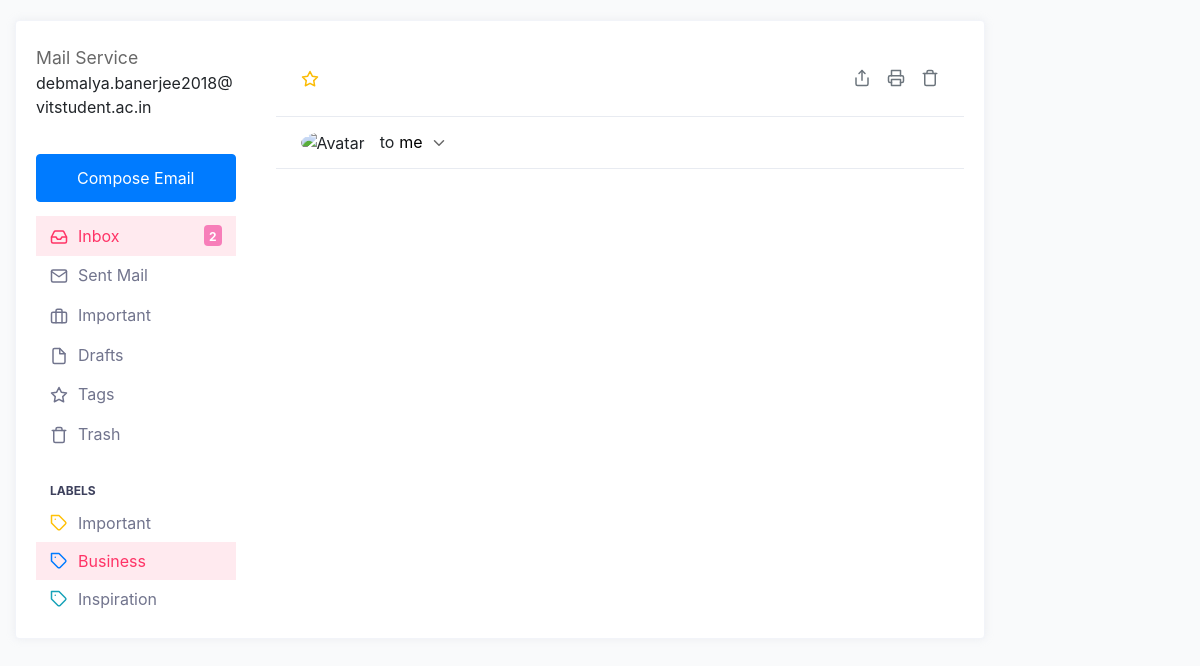
The page /read_email/29 on the database as committed earlier.
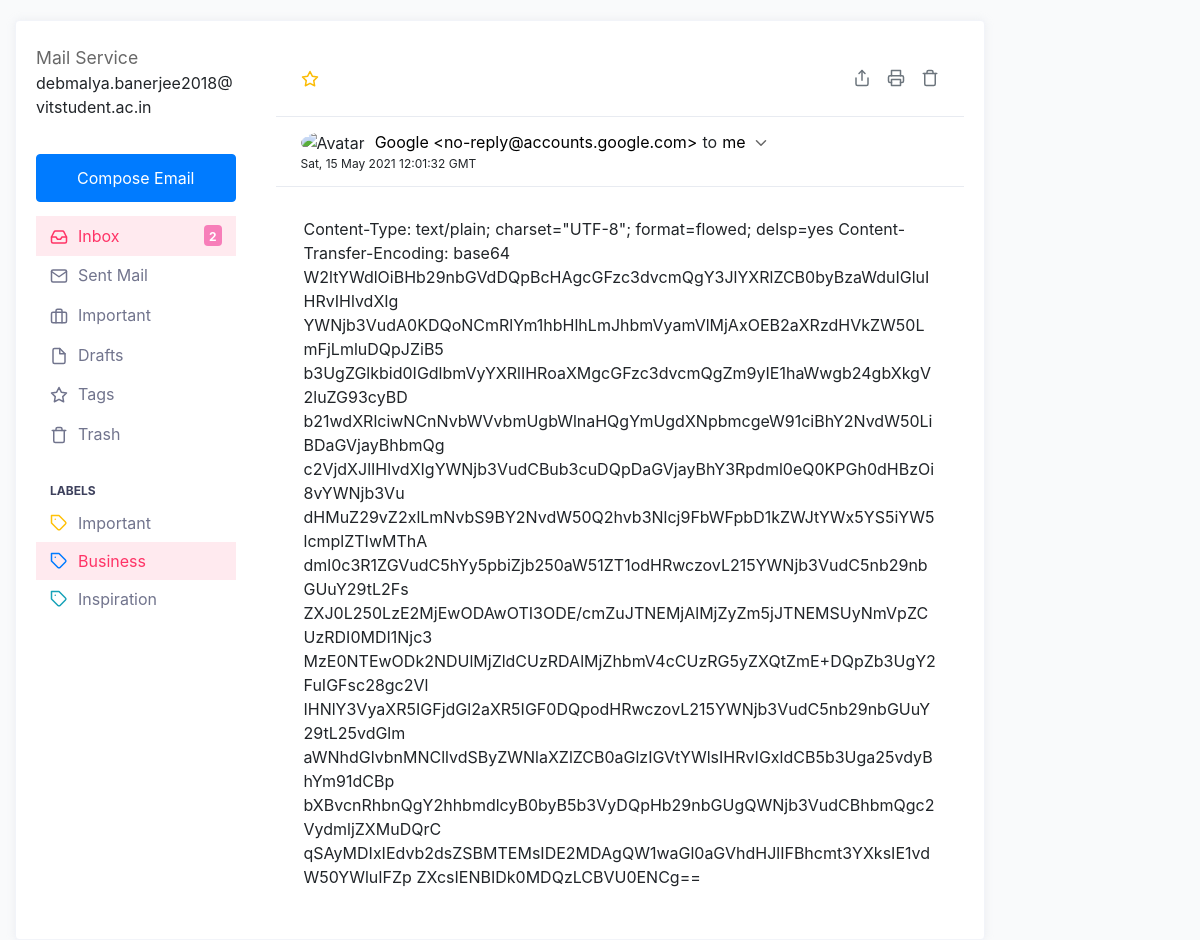
The same page on the database as committed later.
### tables this page shows
CREATE TABLE EMAIL
         (SL_NO INTEGER PRIMARY KEY AUTOINCREMENT,SENDER CHAR(50) NOT NULL,SUBJECT TEXT NOT NULL,DATE Text NOT NULL,MESSAGE_BODY TEXT,PHISHING INT, TEXT_PHISHING INT,URL_PHISHING INT);

### front_end.py (the view)
@app.route('/read_email/<int:id>')
def read_email(id):
    con = sql.connect("D:/Projects/Phishing-email-detection/Flask_Application/email_db.db")
    con.row_factory = sql.Row
    cur = con.cursor()
    cur.execute("select * from EMAIL where SL_NO = ?",(id,))
    rows = cur.fetchone()
    return render_template("read_email.html",rows = rows)

### templates/read_email.html (shortened to what this page needs)
<!DOCTYPE html>
<html lang="en">
<head>
    <link href="http://netdna.bootstrapcdn.com/bootstrap/4.4.1/css/bootstrap.min.css" rel="stylesheet">
</head>
<body>
<div class="col-md-10">
<div class="row inbox-wrapper">
    <div class="col-lg-12">
      <div class="card">
        <div class="card-body">
          <div class="row">
            <div class="col-lg-3 email-aside border-lg-right">
              <div class="aside-content">
                <div class="aside-header">
                  <span class="title">Mail Service</span>
                  <p class="description">debmalya.banerjee2018@vitstudent.ac.in</p>
                </div>
                <div class="aside-compose"><a class="btn btn-primary btn-block" href="../../../demo_1/pages/email/compose.html">Compose Email</a></div>
                <div class="aside-nav collapse">
                  <ul class="nav">
                    <li class="active"><a href="/"><span class="icon"></span>Inbox<span class="badge badge-danger-muted text-white font-weight-bold float-right">2</span></a></li>
                    <li><a href="#"><span class="icon"></span>Sent Mail</a></li>
                    <li><a href="#"><span class="icon"></span>Important<span class="badge badge-info-muted text-white font-weight-bold float-right"></span></a></li>
                    <li><a href="#"><span class="icon"></span>Drafts</a></li>
                    <li><a href="#"><span class="icon"></span>Tags</a></li>
                    <li><a href="#"><span class="icon"></span>Trash</a></li>
                  </ul>
                  <span class="title">Labels</span>
                  <ul class="nav nav-pills nav-stacked">
                    <li>
                      <a href="#"> Important </a>
                    </li>
                    <li class="active"><a href="#">
                      Business </a>
                    </li>
                    <li>
                      <a href="#"> Inspiration </a>
                    </li>
                  </ul>
                </div>
              </div>
            </div>
            <div class="col-lg-9 email-content">
              <div class="email-head">
                <div class="email-head-subject">
                  <div class="title d-flex align-items-center justify-content-between">
                    <div class="d-flex align-items-center">
                      <a class="active" href="#"><span class="icon"></span></a>
                    </div>
                    <div class="icons">
                      <a href="#" class="icon"></a>
                      <a href="#" class="icon"></a>
                      <a href="#" class="icon">
                      </a>
                    </div>
                  </div>
                </div>
                <div class="email-head-sender d-flex align-items-center justify-content-between flex-wrap">
                  <div class="d-flex align-items-center">
                    <div class="avatar">
                      <img src="https://bootdey.com/img/Content/avatar/avatar1.png" alt="Avatar" class="rounded-circle user-avatar-md">
                    </div>
                    <div class="sender d-flex align-items-center">
                      <a href="#">{{rows[1]}}</a> <span>to</span><a href="#">me</a>
                      <div class="actions dropdown">
                        <a class="icon" href="#" data-toggle="dropdown"><svg xmlns="http://www.w3.org/2000/svg" width="24" height="24" viewBox="0 0 24 24" fill="none" stroke="currentColor" stroke-width="2" stroke-linecap="round" stroke-linejoin="round" class="feather feather-chevron-down"><polyline points="6 9 12 15 18 9"></polyline></svg></a>
                      </div>
                    </div>
                  </div>
                  <div class="date">{{rows[3]}}</div>
                </div>
              </div>
               <div class="email-body">{{rows[4]}}
                </div>
</body>
</html>

### templates/read_email.html (style rules this page uses)
body { background-color: #f9fafb; margin-top:20px; }
@media (min-width: 992px) { .inbox-wrapper .email-aside .aside-content { padding-right: 10px; } }
.inbox-wrapper .email-aside .aside-content .aside-header { padding: 0 0 5px; position: relative; }
.inbox-wrapper .email-aside .aside-content .aside-header .title { display: block; margin: 3px 0 0; font-size: 1.1rem; line-height: 27px; color: #686868; }
.inbox-wrapper .email-aside .aside-content .aside-compose { text-align: center; padding: 14px 0; }
.inbox-wrapper .email-aside .aside-content .aside-compose .btn, .inbox-wrapper .email-aside .aside-content .aside-compose .fc .fc-button, .fc .inbox-wrapper .email-aside .aside-content .aside-compose .fc-button, .inbox-wrapper .email-aside .aside-content .aside-compose .swal2-modal .swal2-actions button, .swal2-modal .swal2-actions .inbox-wrapper .email-aside .aside-content .aside-compose button, .inbox-wrapper .email-aside .aside-content .aside-compose .wizard > .actions a, .wizard > .actions .inbox-wrapper .email-aside .aside-content .aside-compose a { padding: 11px; }
.inbox-wrapper .email-aside .aside-content .aside-nav { visibility: visible; padding: 0 0; }
.inbox-wrapper .email-aside .aside-content .aside-nav.collapse { display: block; }
.inbox-wrapper .email-aside .aside-content .aside-nav .title { display: block; color: #3d405c; font-size: 12px; font-weight: 700; text-transform: uppercase; margin: 20px 0 0; padding: 8px 14px 4px; }
.inbox-wrapper .email-aside .aside-content .aside-nav .nav li { width: 100%; }
.inbox-wrapper .email-aside .aside-content .aside-nav .nav li a { display: -webkit-flex; display: flex; -webkit-align-items: center; align-items: center; position: relative; color: #71748d; padding: 7px 14px; }
.inbox-wrapper .email-aside .aside-content .aside-nav .nav li a .icon svg { width: 18px; margin-right: 10px; }
.inbox-wrapper .email-aside .aside-content .aside-nav .nav li a .badge { margin-left: auto; }
.inbox-wrapper .email-aside .aside-content .aside-nav .nav li a svg { width: 18px; margin-right: 10px; }
.inbox-wrapper .email-aside .aside-content .aside-nav .nav li.active a { color: #ff3366; background: rgba(255, 51, 102, 0.1); }
.inbox-wrapper .email-aside .aside-content .aside-nav .nav li.active a .icon { color: #ff3366; }
.email-head { background-color: transparent; }
.email-head-subject { padding: 25px 25px; border-bottom: 1px solid #e8ebf1; }
.email-head-subject .title { display: block; font-size: .99rem; }
.email-head-subject .title a.active .icon { color: #fbbc06; }
.email-head-subject .title a .icon { color: silver; margin-right: 6px; }
.email-head-subject .title a .icon svg { width: 18px; }
.email-head-subject .icons { font-size: 14px; float: right; }
.email-head-subject .icons .icon { color: #000; margin-left: 12px; }
.email-head-subject .icons .icon svg { width: 18px; }
.email-head-sender { padding: 13px 25px; }
.email-head-sender .avatar { float: left; margin-right: 10px; }
.email-head-sender .date { float: right; font-size: 12px; }
.email-head-sender .avatar img { width: 36px; }
.email-head-sender .sender > a { color: #000; }
.email-head-sender .sender span { margin-right: 5px; margin-left: 5px; }
.email-head-sender .sender .actions { display: inline-block; position: relative; }
.email-head-sender .sender .actions .icon { color: #686868; margin-left: 7px; }
.email-head-sender .sender .actions .icon svg { width: 18px; }
.email-body { background-color: transparent; border-top: 1px solid #e8ebf1; padding: 30px 28px; }
.card { box-shadow: 0 0 10px 0 rgba(183, 192, 206, 0.2); -webkit-box-shadow: 0 0 10px 0 rgba(183, 192, 206, 0.2); -moz-box-shadow: 0 0 10px 0 rgba(183, 192, 206, 0.2); -ms-box-shadow: 0 0 10px 0 rgba(183, 192, 206, 0.2); }
.card { position: relative; display: flex; flex-direction: column; min-width: 0; word-wrap: break-word; background-color: #fff; background-clip: border-box; border: 1px solid #f2f4f9; border-radius: 0.25rem; }
.badge { padding: 6px 5px 3px; }
.text-white { color: #ffffff !important; }
.font-weight-bold { font-weight: 700 !important; }
.float-right { float: right !important; }
.badge-danger-muted { color: #212529; background-color: #f77eb9; }

Rows that differ between the two databases and show on the page:
added EMAIL: SENDER "Google <no-reply@accounts.google.com>", DATE "Sat, 15 May 2021 12:01:32 GMT", MESSAGE_BODY "Content-Type: text/plain; charset=\"UTF-8\"; format=flowed; delsp=yes Content-Transfer-Encoding: base64 W2ltYWdlOiBHb29nbGVdDQpBcHAgcGFzc3dvcmQgY3JlYXRlZCB0byBzaWduIGluIHRvIHlvdXIg YWNjb3VudA0KDQoNCmRlYm1hbHlhLmJhbmVyamVlMjAxOEB2aXRzdHVkZW50LmFjLmluDQpJZiB5 b3UgZGlkbid0IGdlbmVyYXRlIHRoaXMgcGFzc3dvcmQgZm9yIE1haWwgb24gbXkgV2luZG93cyBD b21wdXRlciwNCnNvbWVvbmUgbWlnaHQgYmUgdXNpbmcgeW91ciBhY2NvdW50LiBDaGVjayBhbmQg c2VjdXJlIHlvdXIgYWNjb3VudCBub3cuDQpDaGVjayBhY3Rpdml0eQ0KPGh0dHBzOi8vYWNjb3Vu dHMuZ29vZ2xlLmNvbS9BY2NvdW50Q2hvb3Nlcj9FbWFpbD1kZWJtYWx5YS5iYW5lcmplZTIwMThA dml0c3R1ZGVudC5hYy5pbiZjb250aW51ZT1odHRwczovL215YWNjb3VudC5nb29nbGUuY29tL2Fs…"
